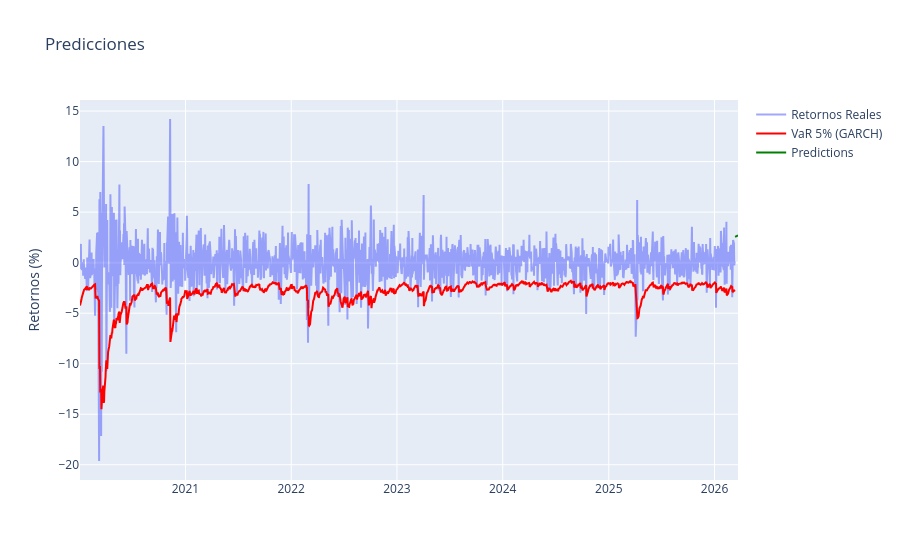

Notebook cell for this chart:
### Markdown cell above
Graficando...

### Code cell
fig = go.Figure()
fig.add_trace(go.Scatter(x=returns.index, y=returns.squeeze(), mode='lines',
                         name='Retornos Reales', opacity=0.6))
fig.add_trace(go.Scatter(x=VaR_5.index, y=VaR_5, mode='lines',
                         name='VaR 5% (GARCH)', line=dict(color='red')))

fig.add_trace(go.Scatter(x=pred_series.index, y=pred_series, mode='lines', name='Predictions', line=dict(color='green')))

fig.update_layout(title='Predicciones',
                  yaxis_title='Retornos (%)')
fig.show()

### Figure 1 — Plotly figure (JSON) as saved in the notebook; plotly's stock layout.template omitted (floating-point values rounded to 4 significant figures; data arrays with more than 128 entries replaced by an {"elided": "..."} marker saying what was removed)
{"data": [{"mode": "lines", "name": "Retornos Reales", "opacity": 0.6, "type": "scatter", "x": {"elided": "1555 str values"}, "y": {"elided": "1555 float values"}}, {"line": {"color": "red"}, "mode": "lines", "name": "VaR 5% (GARCH)", "type": "scatter", "x": {"elided": "1555 str values"}, "y": {"elided": "1555 float values"}}, {"line": {"color": "green"}, "mode": "lines", "name": "Predictions", "type": "scatter", "x": ["2026-03-13T00:00:00-04:00", "2026-03-16T00:00:00-04:00", "2026-03-17T00:00:00-04:00", "2026-03-18T00:00:00-04:00", "2026-03-19T00:00:00-04:00", "2026-03-20T00:00:00-04:00", "2026-03-23T00:00:00-04:00"], "y": [2.558, 2.606, 2.628, 2.661, 2.674, 2.674, 2.688]}], "layout": {"title": {"text": "Predicciones"}, "yaxis": {"title": {"text": "Retornos (%)"}}}}
